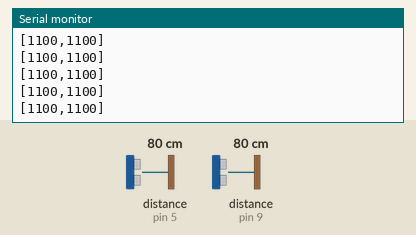
Simulated run of this sketch. Board: Arduino Uno, built with avr-gcc and run on an emulated ATmega328P. Parts: the last lines printed to the serial monitor. Wiring (inferred from the names in the program): 2 × ultrasonic range finder: trigger pin 3, echo pin 5 / trigger pin 10, echo pin 9. Inputs (shaded band) come from the test bench; at power-on: distance to the obstacle (sensors on pin 5, pin 9) 80 cm. The echo pulse lasts 58.3 µs per cm.

Above: at 1.2 s.
1.3 s: distance to the obstacle (sensor on pin 5) set to 9 cm
At 2.2 s:
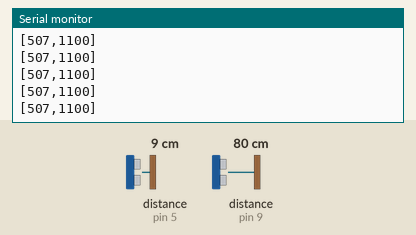
4.3 s: distance to the obstacle (sensor on pin 9) set to 2 cm
At 5.2 s:
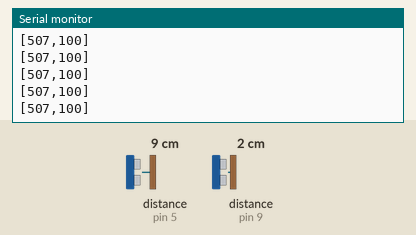
7.3 s: distance to the obstacle (sensor on pin 5) set to 2 cm
At 8.0 s:
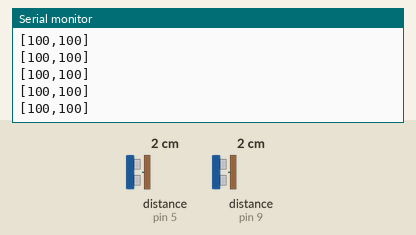
8.8 s: distance to the obstacle (sensor on pin 9) set to 4 cm
At 9.8 s:
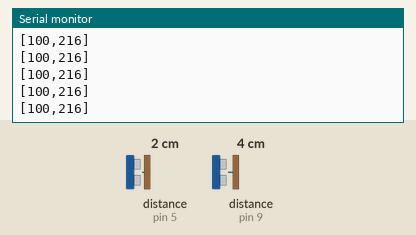
Timing chart, 0 to 11.3 s (numbered marks = the images above; inputs shaded):
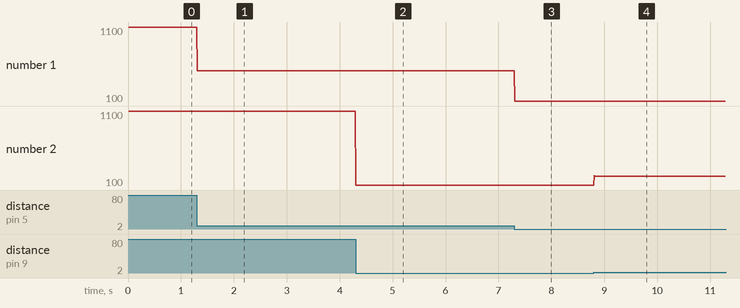

The sketch:

final.ino
```cpp
// constants
int echoPin = 5;
int trigPin = 3;
int trigPin2 = 10;
int echoPin2 = 9;

// non-constant values
int distance;
int distance2;

void setup() {
  // put your setup code here, to run once:
  Serial.begin(9600);
  pinMode(trigPin, OUTPUT); // Sets the trigPin as an Output
  pinMode(echoPin, INPUT); // Sets the echoPin as an Input
    pinMode(trigPin2, OUTPUT); // Sets the trigPin as an Output
  pinMode(echoPin2, INPUT); // Sets the echoPin as an Input
}

void loop() {
  // -- first ultrasonic sensor --- //
  digitalWrite(trigPin, HIGH); // send out the ultrasonic wave
  delayMicroseconds(10); // wait 10 microseconds
  digitalWrite(trigPin, LOW); // turn the ultrasonic wave off
  distance = pulseIn(echoPin, HIGH);
  distance = constrain(distance, 100, 1100); // map distance between 100-1100.


  // -- second ultrasonic sensor --- //
  digitalWrite(trigPin2, HIGH); // send out the ultrasonic wave
  delayMicroseconds(10); // wait 10 microseconds
  digitalWrite(trigPin2, LOW); // turn the ultrasonic wave off
  distance2 = pulseIn(echoPin2, HIGH);
  distance2 = constrain(distance2, 100, 1100); // map distance between 100-1100.


// store data into constructed array and sent to serial.
  Serial.print("[");
  Serial.print(distance);
  Serial.print(",");
  Serial.print(distance2);
  Serial.println("]");
  delay(10);

}
```

Measured:
- after the input at 1.3 s, the serial monitor: prints a new line at once (image 1)
- after the input at 4.3 s, the serial monitor: prints a new line at once (image 2)
- after the input at 7.3 s, the serial monitor: prints a new line at once (image 3)
- after the input at 8.8 s, the serial monitor: prints a new line at once (image 4)
- plotted number 1: 1100 → 507 after the input at 1.3 s
- plotted number 2: 1100 → 100 after the input at 4.3 s, 100 → 216 after the input at 8.8 s
